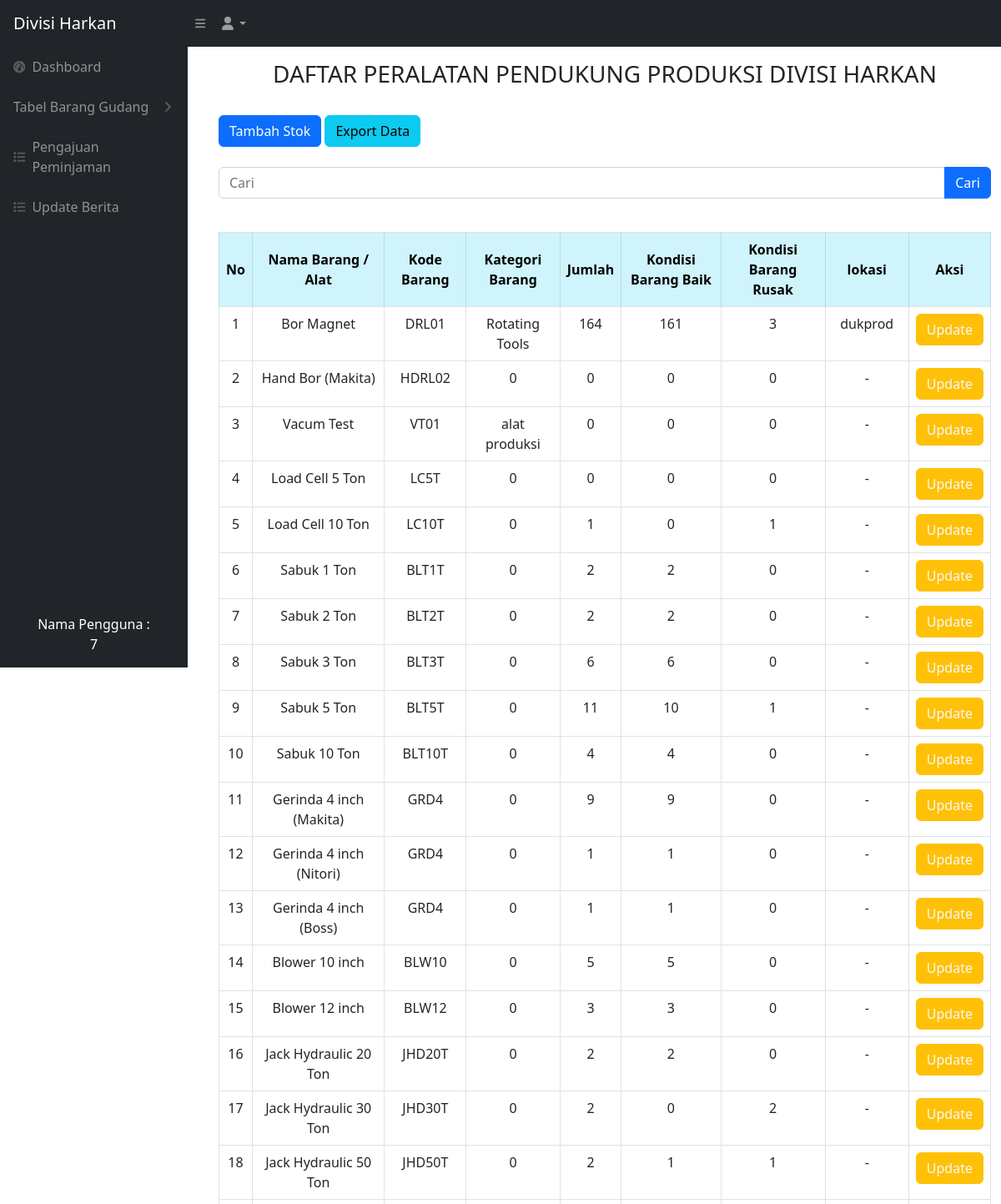
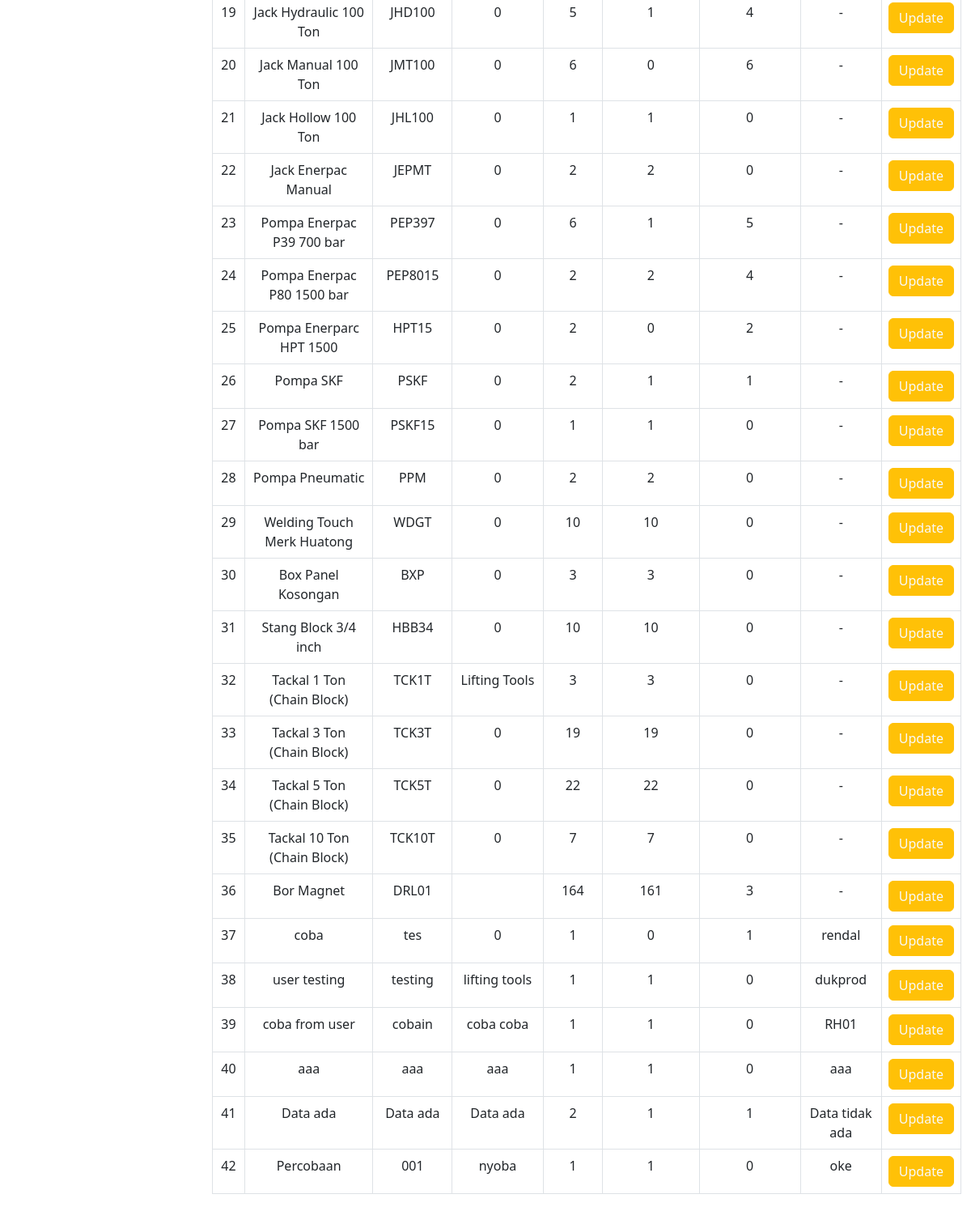
Page /user/user_alat_produksi.php (signed in) on the earlier database version (2 pictures, top to bottom).
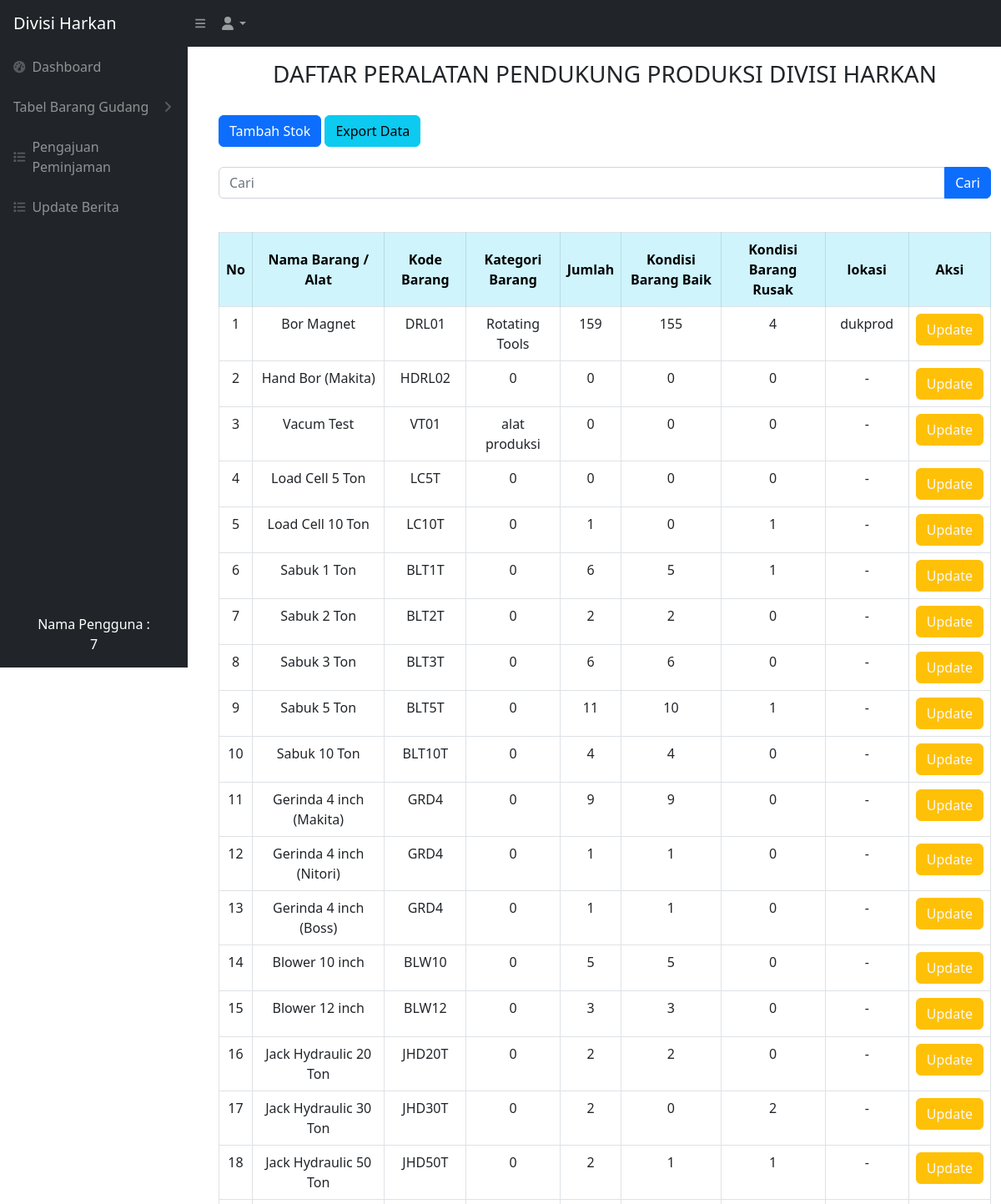
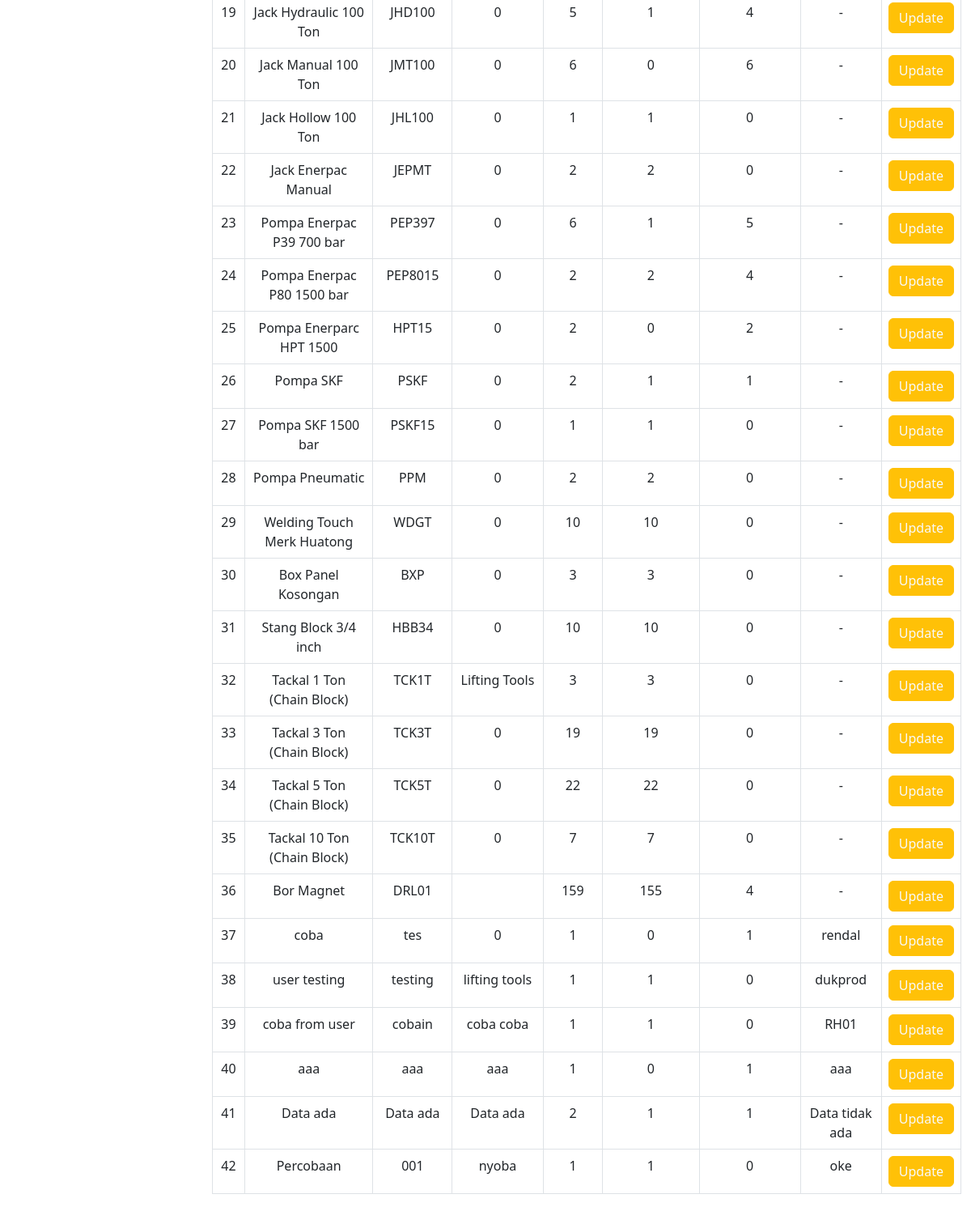
Same page on the later database version (2 pictures, top to bottom).
### tables this page shows
CREATE TABLE `alat_produksi` (
  `idbarang` int NOT NULL,
  `namabarang` varchar(512) NOT NULL,
  `kodebarang` varchar(100) NOT NULL,
  `kategoribarang` varchar(512) NOT NULL,
  `jumlah` int NOT NULL,
  `baik` int NOT NULL,
  `rusak` int NOT NULL,
  `lokasi` varchar(512) NOT NULL,
  `kategori_id` int NOT NULL
);

### user/user_alat_produksi.php (the view, shortened to what this page needs)
<?php
require '../controller/koneksi.php';
$query = "SELECT * FROM alat_produksi";
?>
<!DOCTYPE html>
<html lang="en">
<head>
    <link href="../css/styles.css" rel="stylesheet" />
</head>
<?php include 'user_sidebar.php' ?>
<br>
<br>
<body>
    <main id="main-content" class="<?= isset($_GET['sidebarClosed']) ? '' : 'main-with-sidebar' ?>">
        <div class="container-fluid px-4">
            <h3 class="mt-4 text-center">DAFTAR PERALATAN PENDUKUNG PRODUKSI DIVISI HARKAN</h3>
        </div>
        <br>
        <div class="container -fluid">
            <div class="card-mb-4">
                <button type="button" class="btn btn-primary" data-bs-toggle="modal" data-bs-target="#myModal">
                    Tambah Stok
                </button>
                <a href="../export.php" class="btn btn-info">Export Data</a>
                <br>
                <br>
                <form action="user_alat_produksi.php" method="GET">
                    <div class="input-group mb-3">
                        <input type="text" value="" class="form-control" placeholder="Cari" name="cari">
                        <button typ="submit" class="btn btn-primary">Cari</button>
                    </div>
                </form>
                <br>
                <div class="card-body">
                    <div class="table table-responsive">
                        <table class="table table-bordered" id="dataTable" width="100" cellspacing="0">
                            <thead>
                                <tr>
                                    <th class="table-info text-center align-middle">No</th>
                                    <th class="table-info text-center align-middle">Nama Barang / Alat</th>
                                    <th class="table-info text-center align-middle">Kode Barang</th>
                                    <th class="table-info text-center align-middle">Kategori Barang</th>
                                    <th class="table-info text-center align-middle">Jumlah</th>
                                    <th class="table-info text-center align-middle">Kondisi Barang Baik</th>
                                    <th class="table-info text-center align-middle">Kondisi Barang Rusak</th>
                                    <th class="table-info text-center align-middle">lokasi</th>
                                    <th class="table-info text-center align-middle">Aksi</th>
                                </tr>
                            </thead>
                            <tbody>
                                <?php
                                $i = 1;
                                $ambilsemuadatabarang = mysqli_query($conn, $query);
                                while ($data = mysqli_fetch_array($ambilsemuadatabarang)) {
                                    $namabarang = $data['namabarang'];
                                    $kodebarang = $data['kodebarang'];
                                    $kategoribarang = $data['kategoribarang'];
                                    $jumlah = $data['jumlah'];
                                    $barangbaik = $data['baik'];
                                    $barangrusak = $data['rusak'];
                                    $lokasi = $data['lokasi'];
                                    $idb = $data['idbarang'];
                                ?>
                                    <tr>
                                        <td style="text-align: center;"><?= $i++ ?></td>
                                        <td style="text-align: center;"><?= $namabarang ?></td>
                                        <td style="text-align: center;"><?= $kodebarang ?></td>
                                        <td style="text-align: center;"><?= $kategoribarang ?></td>
                                        <td style="text-align: center;"><?= $jumlah ?></td>
                                        <td style="text-align: center;"><?= $barangbaik ?></td>
                                        <td style="text-align: center;"><?= $barangrusak ?></td>
                                        <td style="text-align: center;"><?= $lokasi ?></td>
                                        <td style="text-align: center;">
                                            <button type="button" class="btn btn-warning text-light" data-bs-toggle="modal" data-bs-target="#edit<?= $idb; ?>">
                                                Update
                                            </button>
                                        </td>
                                    </tr>
                                <?php
                                };
                                ?>
                            </tbody>
                        </table>
    </main>
</body>
</html>

Differences in the rows shown:
changed alat_produksi "Rotating Tools": jumlah "164" → "159"; baik "161" → "155"; rusak "3" → "4"
changed alat_produksi "Sabuk 1 Ton": jumlah "2" → "6"; baik "2" → "5"; rusak "0" → "1"
changed alat_produksi (number 36 of 42 on the later page): jumlah "164" → "159"; baik "161" → "155"; rusak "3" → "4"
changed alat_produksi "aaa": baik "1" → "0"; rusak "0" → "1"
